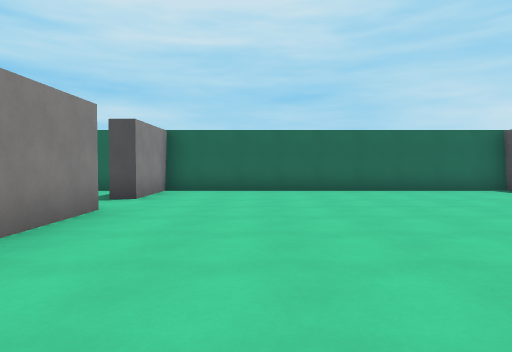
[1] (above)

16 first-person views from a walk through a Godot game level. The camera is 1.3 m above the floor, tilts 2° down and sees 75° across. The floor is counted in squares, 2 m on a side. Each view is taken from the middle of a square. On the plan, view 1 faces up. The plan holds only what a view shows up to about 10 squares ahead; the rest is blank. The place goes on beyond the plan.

[2]
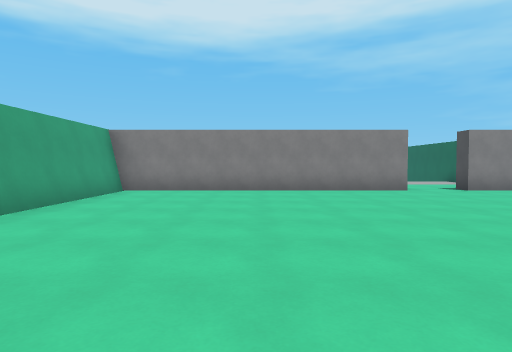

[3]
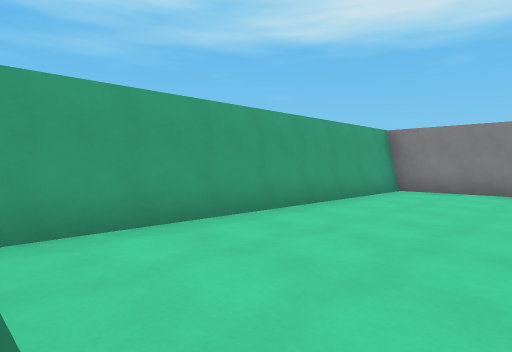

[4]
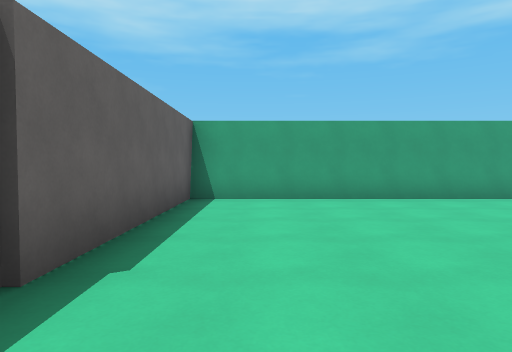

[5]
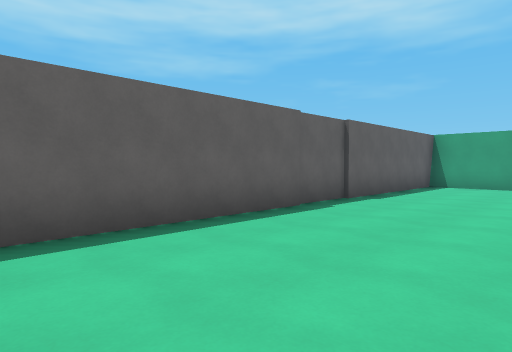

[6]
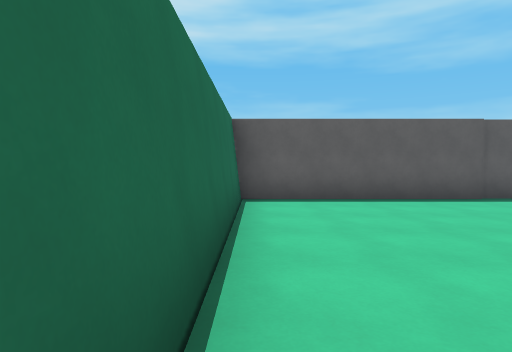

[7]
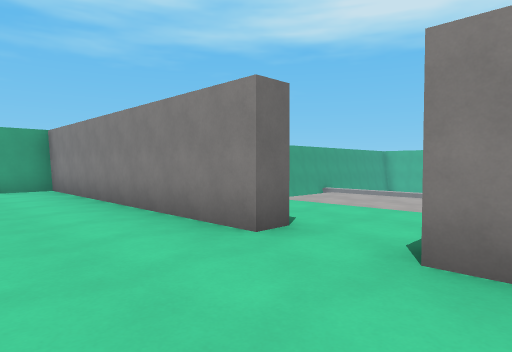

[8]
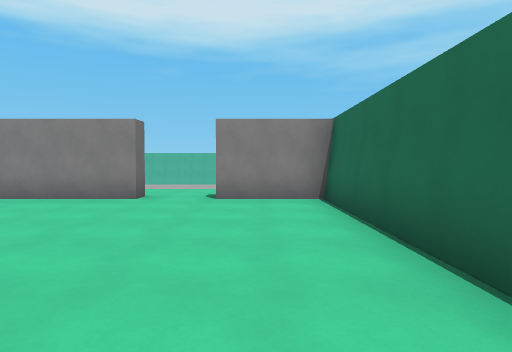

[9]
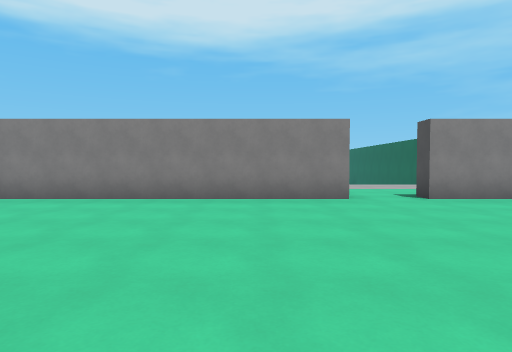

[10]
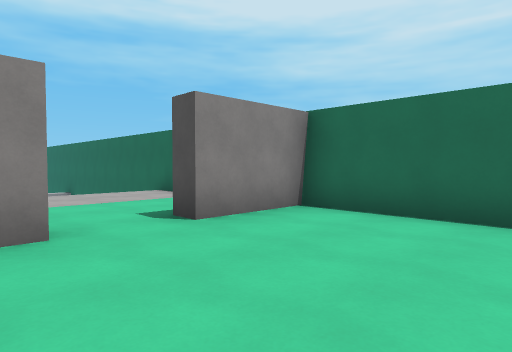

[11]
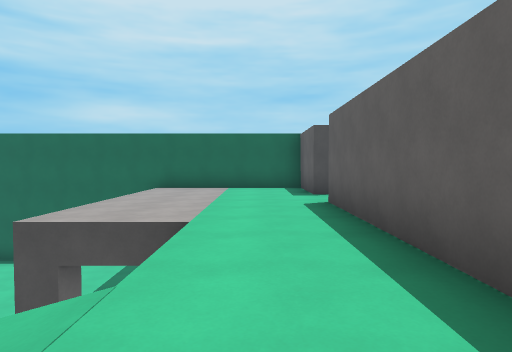

[12]
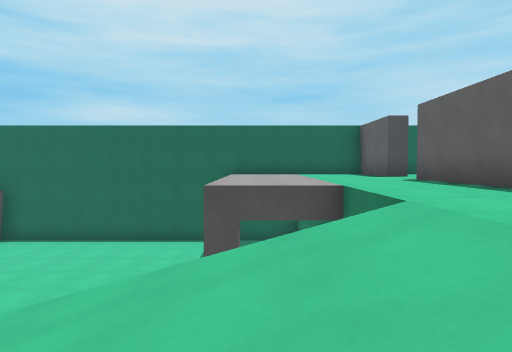

[13]
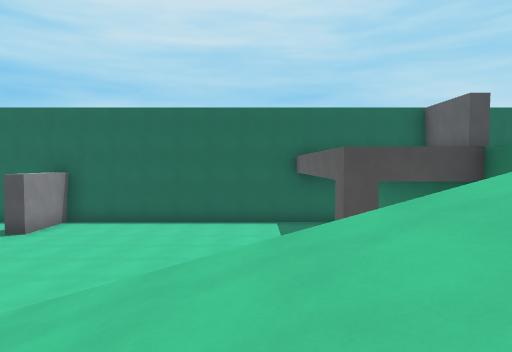

[14]
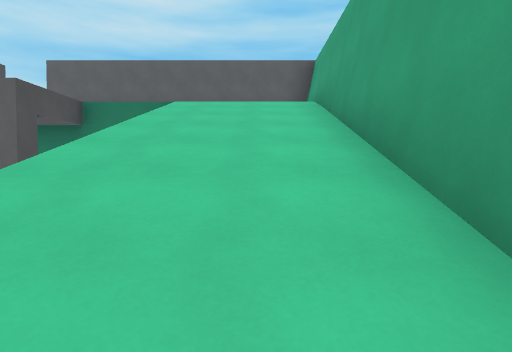

[15]
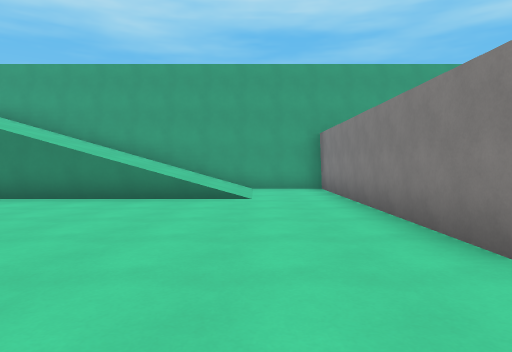

[16]
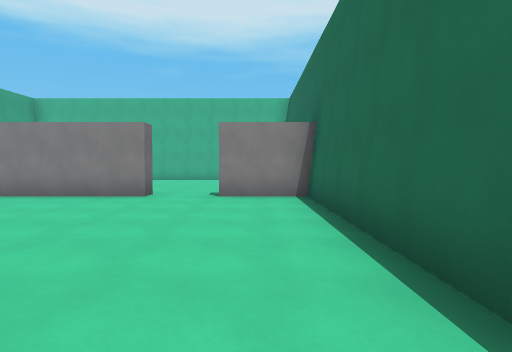

### Floor plan
Key: @ floor where view 1 was taken; # wall or solid block; . main floor; - floor 4 m lower than the main floor; / step, stairs or slope.
Columns run from 17 left of view 1 to 7 right of it. Each row starts with its distance up from view 1.
  9           ###############
  8    ########///#.///////.#
  7   -#-------...#.........#
  6 -----------.............#
  5 -----------.............
  4 -- #----- -...#.........
  3    #----- -...#.........#
  2    #------  -.#.........#
  1    #---------.#.........#
  0    #--///////.#..@......#
 -1    #--///////.#.........#
 -2    ######//// #.........#
 -3         ##   ############

Positions as (right, up) in squares from view 1, and headings:
1: (0, 0), facing up
2: (6, 1), facing left
3: (6, 1), facing down-left
4: (5, 4), facing down
5: (3, 8), facing down-right
6: (0, 8), facing right
7: (0, 7), facing down-left
8: (4, 7), facing left
9: (4, 3), facing left
10: (1, 4), facing up-left
11: (-4, -1), facing up
12: (-6, -2), facing up
13: (-8, -2), facing up
14: (-12, -1), facing right
15: (-12, 7), facing down
16: (-7, 7), facing left
